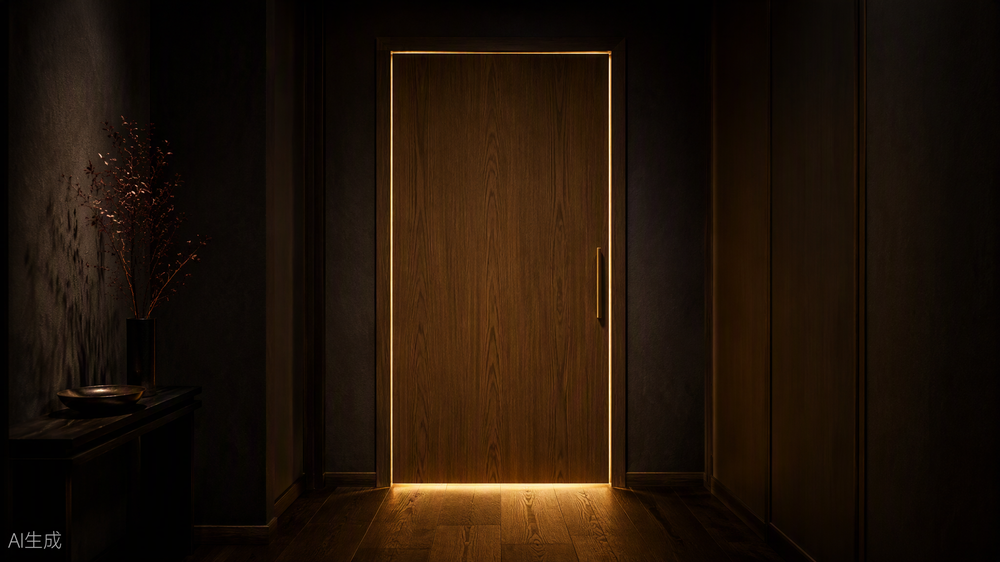
#> input picture assets-src/entry/hallway-closed.png, 1000 x 562 px, shrunk from 2048 x 1152 before the run
$ python make_grids.py
#> lines starting #> are read from the running program, lines starting #| are printed output that depends on the picture
"""Overlay a 5% measurement grid on the entry images so doorway geometry can be read off."""
from pathlib import Path

from PIL import Image, ImageDraw

SRC = Path(__file__).parent
OUT = SRC / "grids"
OUT.mkdir(exist_ok=True)

for name in ("hallway-closed.png", "hallway-open.png", "closet-interior.png"):
    img = Image.open(SRC / name).convert("RGB")
#> img is the input picture: PIL image 1000x562 RGB; mean R, G, B 32.3, 19.1, 8.4
    w, h = img.size
#> w = 1000; h = 562
    d = ImageDraw.Draw(img)
    for i in range(1, 20):
        x = round(w * i / 20)
        d.line([(x, 0), (x, h)], fill=(255, 60, 60), width=3)
        d.text((x + 6, 10), f"{i*5}", fill=(255, 120, 120))
    for j in range(1, 20):
        y = round(h * j / 20)
        d.line([(0, y), (w, y)], fill=(60, 120, 255), width=3)
        d.text((6, y + 6), f"{j*5}", fill=(120, 160, 255))
    # center crosshair
    d.line([(w // 2 - 40, h // 2), (w // 2 + 40, h // 2)], fill=(0, 255, 0), width=3)
    d.line([(w // 2, h // 2 - 40), (w // 2, h // 2 + 40)], fill=(0, 255, 0), width=3)
    out = OUT / name.replace(".png", "-grid.jpg")
    img.save(out, quality=88)
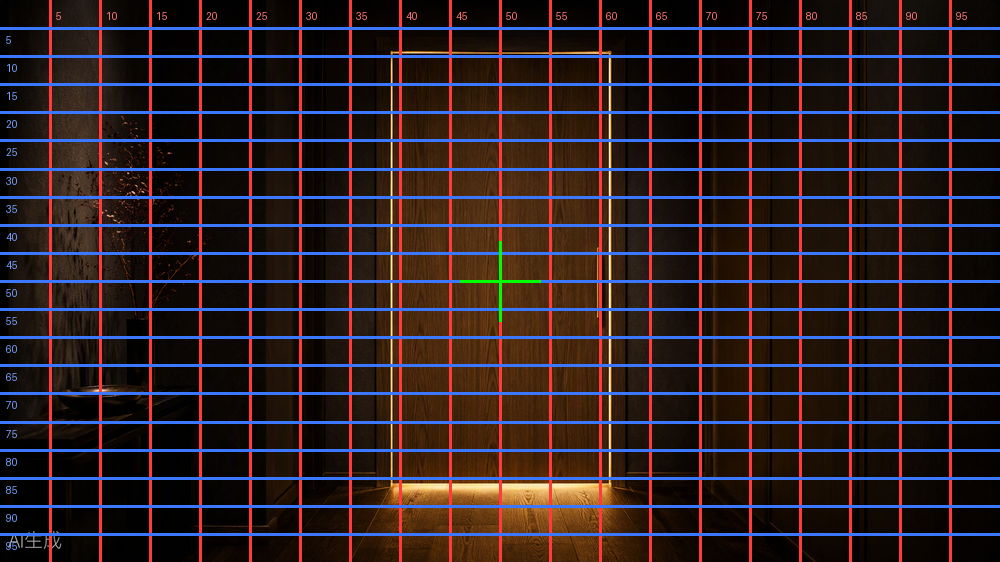
#> saved as hallway-closed-grid.jpg: PIL image 1000x562 RGB; mean R, G, B 46.7, 31.8, 36.3
    print(out)
#> pass 2 of the loop `for name in ("hallway-closed.png", "hallway-open.png", "closet-interio..`:
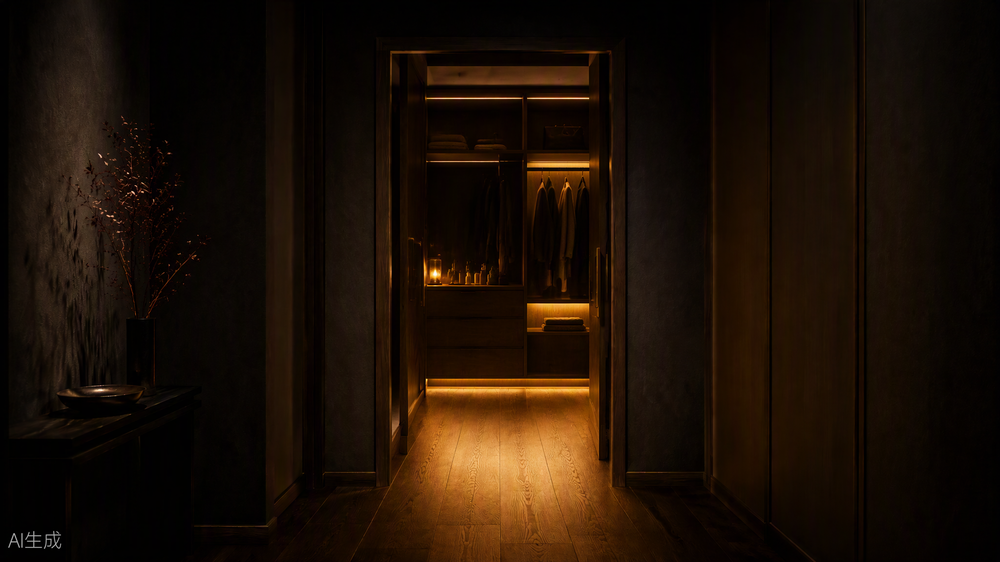
#> input picture assets-src/entry/hallway-open.png, 1000 x 562 px, shrunk from 2048 x 1152 before the run
#> img is the input picture: PIL image 1000x562 RGB; mean R, G, B 28.4, 15.8, 5.7
#> `img.save(out, quality=88)`:
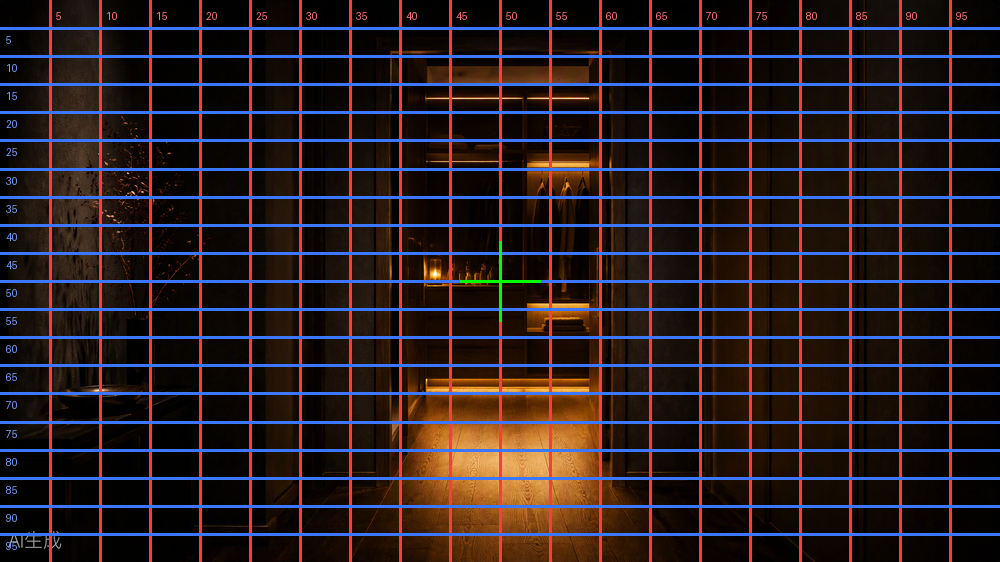
#> saved as hallway-open-grid.jpg: PIL image 1000x562 RGB; mean R, G, B 43.4, 29, 34
#> pass 3 of the loop `for name in ("hallway-closed.png", "hallway-open.png", "closet-interio..`:
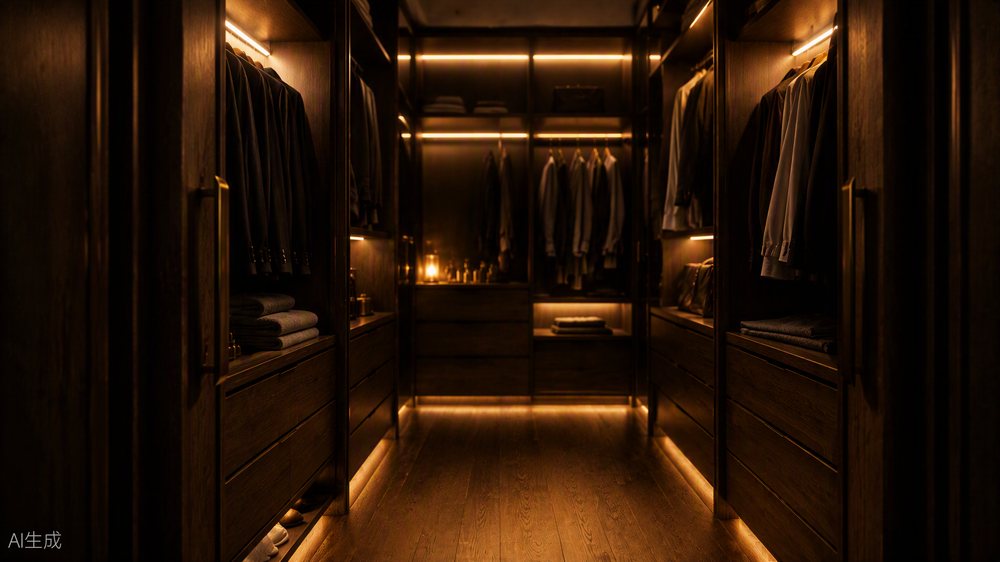
#> input picture assets-src/entry/closet-interior.png, 1000 x 562 px, shrunk from 2048 x 1152 before the run
#> img is the input picture: PIL image 1000x562 RGB; mean R, G, B 39.2, 20.3, 6.8
#> `img.save(out, quality=88)`:
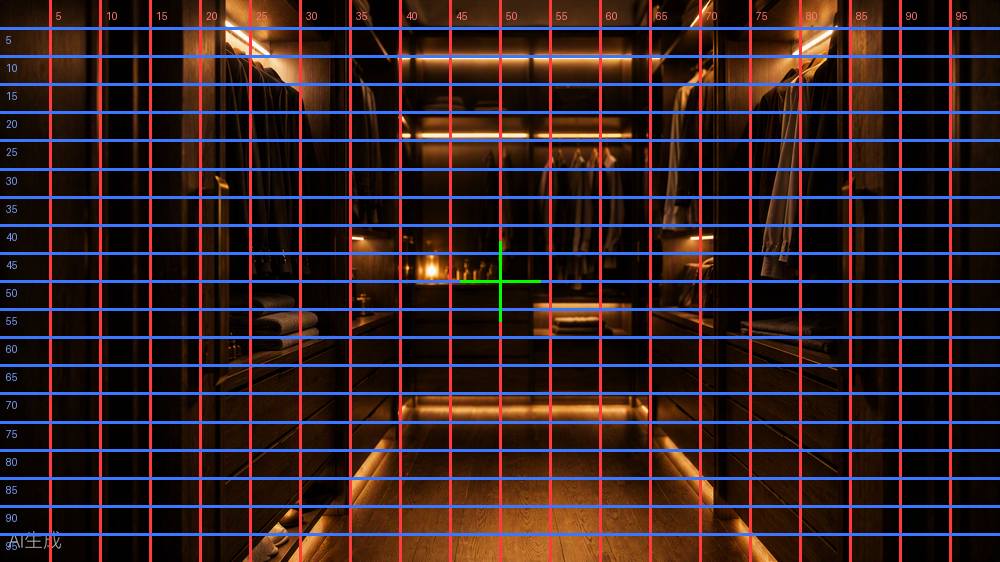
#> saved as closet-interior-grid.jpg: PIL image 1000x562 RGB; mean R, G, B 52.4, 32.7, 34.8
